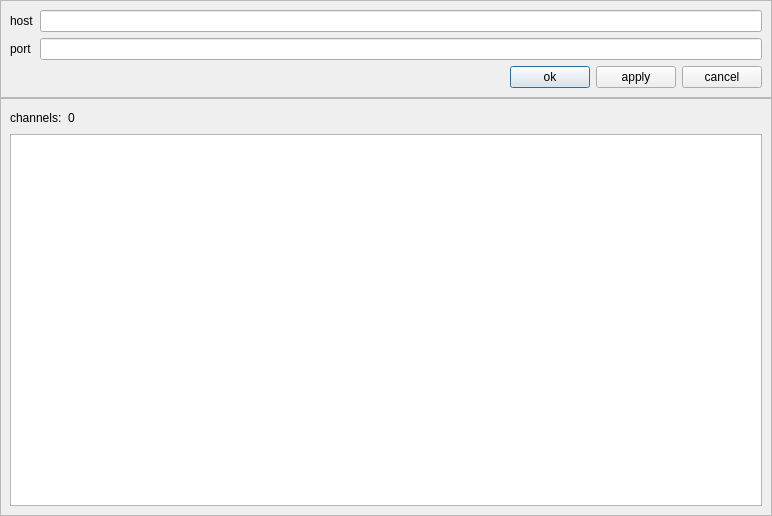
<?xml version="1.0" encoding="UTF-8"?>
<ui version="4.0">
 <class>NetworkDialog</class>
 <widget class="QDialog" name="NetworkDialog">
  <property name="geometry">
   <rect>
    <x>0</x>
    <y>0</y>
    <width>772</width>
    <height>516</height>
   </rect>
  </property>
  <property name="windowTitle">
   <string>Dialog</string>
  </property>
  <layout class="QVBoxLayout" name="verticalLayout" stretch="0,0">
   <property name="spacing">
    <number>0</number>
   </property>
   <property name="margin">
    <number>0</number>
   </property>
   <item>
    <widget class="QFrame" name="frame">
     <property name="frameShape">
      <enum>QFrame::StyledPanel</enum>
     </property>
     <property name="frameShadow">
      <enum>QFrame::Raised</enum>
     </property>
     <layout class="QVBoxLayout" name="verticalLayout_2">
      <item>
       <layout class="QGridLayout" name="gridLayout">
        <item row="1" column="0">
         <widget class="QLabel" name="label_2">
          <property name="text">
           <string>port</string>
          </property>
         </widget>
        </item>
        <item row="1" column="1">
         <widget class="QLineEdit" name="_service"/>
        </item>
        <item row="0" column="0">
         <widget class="QLabel" name="label">
          <property name="text">
           <string>host</string>
          </property>
         </widget>
        </item>
        <item row="0" column="1">
         <widget class="QLineEdit" name="_host"/>
        </item>
        <item row="2" column="1">
         <layout class="QHBoxLayout" name="horizontalLayout">
          <item>
           <spacer name="horizontalSpacer">
            <property name="orientation">
             <enum>Qt::Horizontal</enum>
            </property>
            <property name="sizeHint" stdset="0">
             <size>
              <width>40</width>
              <height>20</height>
             </size>
            </property>
           </spacer>
          </item>
          <item>
           <widget class="QPushButton" name="pushButton_ok">
            <property name="text">
             <string>ok</string>
            </property>
           </widget>
          </item>
          <item>
           <widget class="QPushButton" name="pushButton_apply">
            <property name="text">
             <string>apply</string>
            </property>
           </widget>
          </item>
          <item>
           <widget class="QPushButton" name="pushButton_cancel">
            <property name="text">
             <string>cancel</string>
            </property>
           </widget>
          </item>
         </layout>
        </item>
       </layout>
      </item>
     </layout>
    </widget>
   </item>
   <item>
    <widget class="QFrame" name="frame_2">
     <property name="frameShape">
      <enum>QFrame::StyledPanel</enum>
     </property>
     <property name="frameShadow">
      <enum>QFrame::Raised</enum>
     </property>
     <layout class="QGridLayout" name="gridLayout_2">
      <item row="0" column="1">
       <layout class="QVBoxLayout" name="verticalLayout_3">
        <item>
         <layout class="QHBoxLayout" name="horizontalLayout_2">
          <item>
           <widget class="QLabel" name="label_4">
            <property name="text">
             <string>channels:</string>
            </property>
           </widget>
          </item>
          <item>
           <widget class="QLabel" name="_numChannels">
            <property name="text">
             <string>0</string>
            </property>
           </widget>
          </item>
          <item>
           <spacer name="horizontalSpacer_2">
            <property name="orientation">
             <enum>Qt::Horizontal</enum>
            </property>
            <property name="sizeHint" stdset="0">
             <size>
              <width>40</width>
              <height>20</height>
             </size>
            </property>
           </spacer>
          </item>
         </layout>
        </item>
       </layout>
      </item>
      <item row="1" column="1">
       <widget class="QPlainTextEdit" name="_logErrors">
        <property name="undoRedoEnabled">
         <bool>false</bool>
        </property>
        <property name="readOnly">
         <bool>true</bool>
        </property>
        <property name="plainText">
         <string notr="true"/>
        </property>
       </widget>
      </item>
     </layout>
    </widget>
   </item>
  </layout>
 </widget>
 <resources/>
 <connections/>
</ui>
